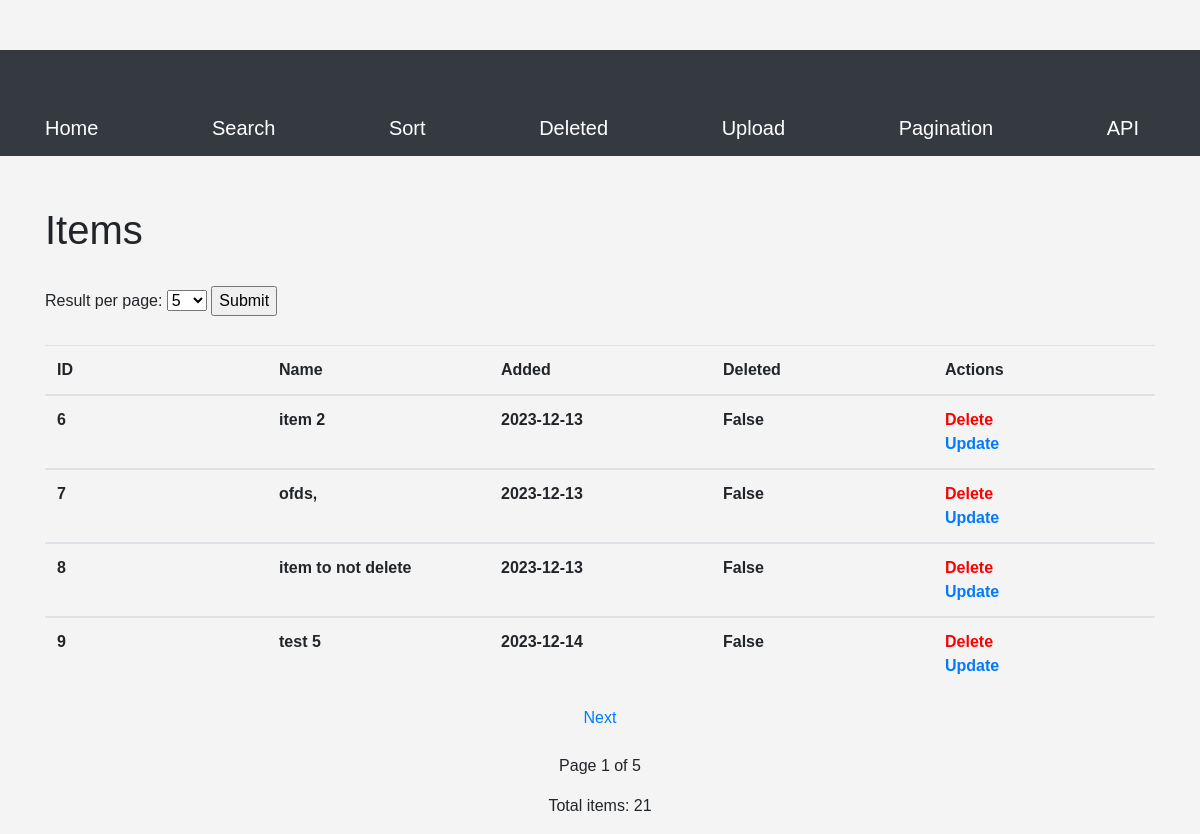
/pagination, run on the app's committed database.
### app.py (models this page shows)
class Item(db.Model):
    id = db.Column(db.Integer, primary_key=True)
    name = db.Column(db.String(100))
    added = db.Column(db.DateTime, default=datetime.utcnow())
    deleted = db.Column(db.Boolean, default=False)

### app.py (the view)
@app.route('/pagination')
def show_items():
    page = request.args.get('page', 1, type=int)
    pages = int(request.args.get("pages", "5"))
    pagination = Item.query.paginate(page=page, per_page=pages, error_out=False)
    return render_template('pagination.html', pagination=pagination, pages=pages)

### templates/pagination.html (shortened to what this page needs)
{% extends 'base.html' %} {% block title %}Pagination{% endblock %} {% block content
    %}
  <body>
    <h1>Items</h1>
  <br>
  <form action="/pagination">
    <label for="'pages">Result per page:</label>
    <select name="pages">
        <option value="5" {% if pages == 5 %} selected {% endif %}>5</option>
    </select>
    <input type="submit" value="Submit">
</form>
<br>
      <table class="table">
        <thead>
          <tr>
            <th>ID</th>
            <th>Name</th>
            <th>Added</th>
            <th>Deleted</th>
            <th>Actions</th>
          </tr>
        </thead>
        {% for item in pagination.items %}
        {% if item.deleted == False %}
        <tbody>
          <tr>
            <th>{{item.id}}</th>
            <th>{{item.name}}</th>
            <th>{{item.added.date()}}</th>
            <th>{{item.deleted}}</th>
            <th>
                <a href="/delete/{{ item.id }}" style="color: red;">Delete</a>
                <br />
                <a href="/update/{{ item.id }}">Update</a>
            </th>
          </tr>
        </tbody>
        {% endif %}
        {% endfor %}
      </table>
<div class="center">
  {% if pagination.has_next %}
  <a href="{{ url_for('show_items', page=pagination.next_num, pages=pages) }}">Next</a>
  {% endif %}
  <br><br>
  <p >Page {{ pagination.page }} of {{ pagination.pages }}</p>
  <p>Total items: {{ pagination.total }}</p>
</div>
  </body>
</html>
{% endblock
  %}

### static/styles.css (style rules this page uses)
body { font-family: Arial, sans-serif; background-color: #f4f4f4; padding-top: 50px; }
.center { text-align: center; }
th { width: 100px; }

### data on the page
Item: id "6", name "item 2", added "2023-12-13", deleted "False"
Item: id "7", name "ofds,", added "2023-12-13", deleted "False"
Item: id "8", name "item to not delete", added "2023-12-13", deleted "False"
Item: id "9", name "test 5", added "2023-12-14", deleted "False"

### other printed values
{{ pagination.page }} "1"
{{ pagination.pages }} "5"
{{ pagination.total }} "21"
